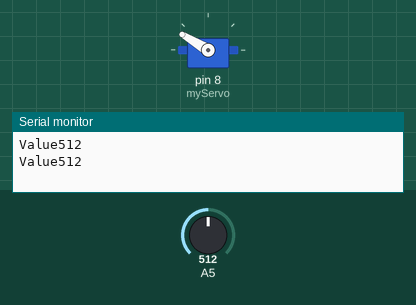
The sketch below on a simulated Arduino Uno, built with avr-gcc and run on an emulated ATmega328P. On the bench: servo, the last lines printed to the serial monitor. The inputs (shaded band) are chosen by the test bench; at power-on: A5 = 512.

Above: at 4.6 s.
4.7 s: A5 set to 485
At 6.4 s:
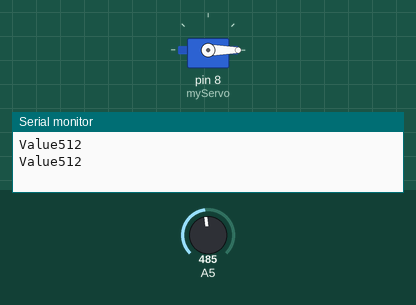
9.4 s: A5 set to 510
At 10.13 s:
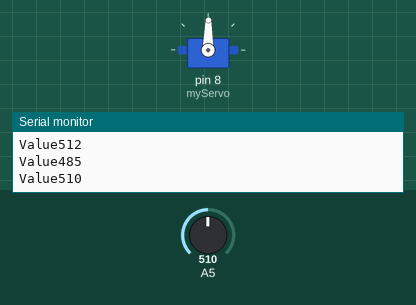
Timing chart, 0 to 24.4 s (numbered marks = the images above; inputs shaded):
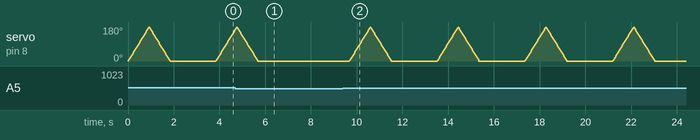

The sketch:

irrigation.ino
```cpp
#include<Servo.h>
Servo myServo;
int pos=0;
void setup() {
  // put your setup code here, to run once:
  pinMode(A5,INPUT);
  Serial.begin(9600);
  myServo.attach(8);
}

void loop() {
  // put your main code here, to run repeatedly:
  int value=analogRead(A5);
  Serial.print("Value");
  Serial.println(value);
  if(value>500){
    for(pos=0;pos<=180;pos++){
      myServo.write(pos);
      delay(5);
    }
    for(pos=180;pos>=0;pos--){
      myServo.write(pos);
      delay(5);
    }
  }
  delay(2000);
}
```

Measured:
- the behaviour switches between 501 and 500 on A5 (found by bisection; images 0 and 1)
- after the input at 4.7 s, servo on pin 8 (myServo): goes on until 5.7 s, then stays 0°
